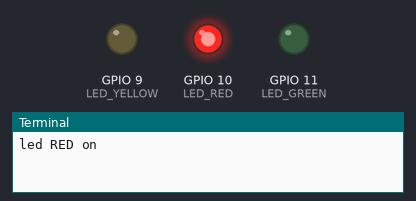
A program run on a simulated Raspberry Pi (BCM pin numbers). On the bench: output pins drawn as LEDs (lit = HIGH), the last lines printed to the terminal. At 12.0 s the program stops and its outputs stay as they are.

Above: at 0.1 s.
At 4.1 s:
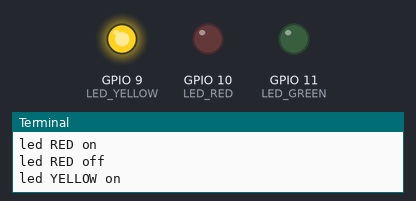
At 8.1 s:
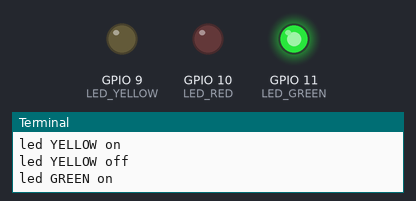
At 10.1 s:
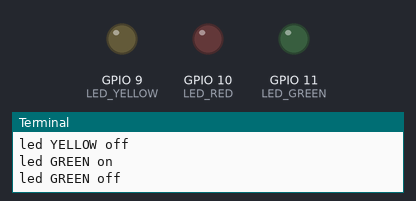
Timing chart, 0 to 11.6 s (numbered marks = the images above):
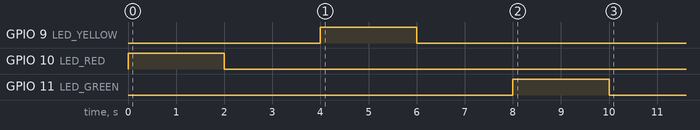

The program:

LED_3.py
```python
import RPi.GPIO as GPIO
import time

LED_RED = 10
LED_YELLOW = 9
LED_GREEN = 11
GPIO.setmode(GPIO.BCM)   # GPIO.BCM or GPIO.BOARD
GPIO.setup(LED_RED, GPIO.OUT)  # GPIO.OUT or GPIO.IN
GPIO.setup(LED_YELLOW, GPIO.OUT)
GPIO.setup(LED_GREEN, GPIO.OUT)

for i in range(1):
    GPIO.output(LED_RED, GPIO.HIGH) # 1
    print("led RED on")
    time.sleep(2)
    GPIO.output(LED_RED, GPIO.LOW) # 0
    print("led RED off")
    time.sleep(2)
    GPIO.output(LED_YELLOW, GPIO.HIGH) # 1
    print("led YELLOW on")
    time.sleep(2)
    GPIO.output(LED_YELLOW, GPIO.LOW) # 0
    print("led YELLOW off")
    time.sleep(2)
    GPIO.output(LED_GREEN, GPIO.HIGH) # 1
    print("led GREEN on")
    time.sleep(2)
    GPIO.output(LED_GREEN, GPIO.LOW) # 0
    print("led GREEN off")
    time.sleep(2)

GPIO.cleanup() # GPIO 핀상태 초기화
```

Measured:
- by itself, GPIO 9 (LED_YELLOW): LOW → HIGH at 4.0 s, → LOW 2.0 s later
- by itself, GPIO 10 (LED_RED): LOW → HIGH at 0.00 s, → LOW 2.0 s later
- by itself, GPIO 11 (LED_GREEN): LOW → HIGH at 8.0 s, → LOW 2.0 s later
